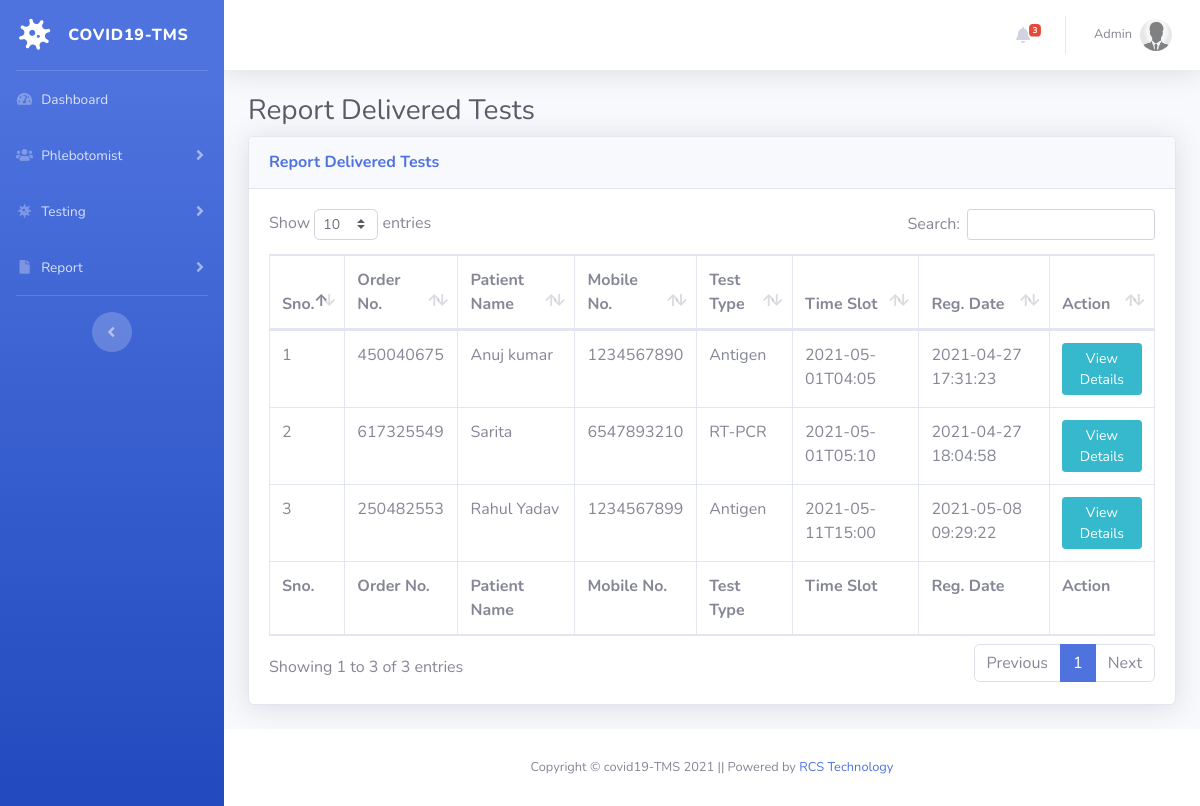
Screenshot of /reportdelivered-test.php (signed in) with the database file from the repository.
### tables this page shows
CREATE TABLE `tbltestrecord` (
  `id` int(11) NOT NULL,
  `OrderNumber` bigint(14) DEFAULT NULL,
  `PatientMobileNumber` bigint(14) DEFAULT NULL,
  `TestType` varchar(100) DEFAULT NULL,
  `TestTimeSlot` varchar(120) DEFAULT NULL,
  `ReportStatus` varchar(100) DEFAULT NULL,
  `FinalReport` varchar(150) DEFAULT NULL,
  `ReportUploadTime` varchar(200) DEFAULT NULL,
  `RegistrationDate` timestamp NULL DEFAULT current_timestamp(),
  `AssignedtoEmpId` varchar(150) DEFAULT NULL,
  `AssigntoName` varchar(180) DEFAULT NULL,
  `AssignedTime` varchar(100) DEFAULT NULL
);

CREATE TABLE `tblpatients` (
  `id` int(11) NOT NULL,
  `FullName` varchar(120) DEFAULT NULL,
  `MobileNumber` bigint(12) DEFAULT NULL,
  `DateOfBirth` date DEFAULT NULL,
  `GovtIssuedId` varchar(150) DEFAULT NULL,
  `GovtIssuedIdNo` varchar(150) DEFAULT NULL,
  `FullAddress` varchar(255) DEFAULT NULL,
  `State` varchar(200) DEFAULT NULL,
  `RegistrationDate` timestamp NOT NULL DEFAULT current_timestamp()
);

### reportdelivered-test.php (the view, shortened to what this page needs)
<?php session_start();
include_once('includes/config.php');
if (strlen($_SESSION['aid']==0)) {
  header('location:logout.php');
  } else{
?>
<!DOCTYPE html>
<html lang="en">
<head>
    <link href="vendor/fontawesome-free/css/all.min.css" rel="stylesheet" type="text/css">
    <link href="css/sb-admin-2.min.css" rel="stylesheet">
    <link href="vendor/datatables/dataTables.bootstrap4.min.css" rel="stylesheet">
</head>
<body id="page-top">
    <div id="wrapper">
  <?php include_once('includes/sidebar.php');?>
        <div id="content-wrapper" class="d-flex flex-column">
            <div id="content">
<?php include_once('includes/topbar.php');?>
                <div class="container-fluid">
                    <h1 class="h3 mb-2 text-gray-800">Report Delivered Tests</h1>
                    <div class="card shadow mb-4">
                        <div class="card-header py-3">
                            <h6 class="m-0 font-weight-bold text-primary">Report Delivered Tests</h6>
                        </div>
                        <div class="card-body">
                            <div class="table-responsive">
                                <form name="assignto" method="post">
                    <table class="table table-bordered" id="dataTable" width="100%" cellspacing="0">
                                    <thead>
                                        <tr>
                                            <th>Sno.</th>
                                            <th>Order No.</th>
                                            <th>Patient Name</th>
                                            <th>Mobile No.</th>
                                            <th>Test Type</th>
                                            <th>Time Slot</th>
                                            <th>Reg. Date</th>
                                            <th>Action</th>
                                        </tr>
                                    </thead>
                                      <tfoot>
                                            <tr>
                                            <th>Sno.</th>
                                            <th>Order No.</th>
                                            <th>Patient Name</th>
                                            <th>Mobile No.</th>
                                            <th>Test Type</th>
                                            <th>Time Slot</th>
                                            <th>Reg. Date</th>
                                            <th>Action</th>
                                        </tr>
                                    </tfoot>
                                    <tbody>
<?php $query=mysqli_query($con,"select tbltestrecord.OrderNumber,tblpatients.FullName,tblpatients.MobileNumber,tbltestrecord.TestType,tbltestrecord.TestTimeSlot,tbltestrecord.RegistrationDate,tbltestrecord.id as testid from tbltestrecord
join tblpatients on tblpatients.MobileNumber=tbltestrecord.PatientMobileNumber
where ReportStatus='Delivered'
    ");
$cnt=1;
while($row=mysqli_fetch_array($query)){
?>
                                        <tr>
                                            <td><?php echo $cnt;?></td>
                                            <td><?php echo $row['OrderNumber'];?></td>
                                            <td><?php echo $row['FullName'];?></td>
                                            <td><?php echo $row['MobileNumber'];?></td>
                                            <td><?php echo $row['TestType'];?></td>
                                            <td><?php echo $row['TestTimeSlot'];?></td>
                                             <td><?php echo $row['RegistrationDate'];?></td>
                                            <td>
                                <a href="test-details.php?tid=<?php echo $row['testid'];?>&&oid=<?php echo $row['OrderNumber'];?>" class="btn btn-info btn-sm">View Details</a>
                            </td>
                                        </tr>
<?php $cnt++;} ?>
                                    </tbody>
                                </table>
                                     </form>
                            </div>
                        </div>
                    </div>
                </div>
            </div>
    <?php include_once('includes/footer.php');?>
        </div>
    </div>
</body>
</html>
<?php } ?>

### includes/topbar.php (shortened to what this page needs)
      <nav class="navbar navbar-expand navbar-light bg-white topbar mb-4 static-top shadow">
            <?php if($_SESSION['aid']):?>
                    <ul class="navbar-nav ml-auto">
<?php $query=mysqli_query($con,"select * from tbltestrecord where ReportStatus is null");
$count=mysqli_num_rows($query);
?>
                        <li class="nav-item dropdown no-arrow mx-1">
                            <a class="nav-link dropdown-toggle" href="#" id="alertsDropdown" role="button"
                                data-toggle="dropdown" aria-haspopup="true" aria-expanded="false">
                                <i class="fas fa-bell fa-fw"></i>
                                <span class="badge badge-danger badge-counter"><?php echo $count;?></span>
                            </a>
                        </li>
                        <li class="nav-item dropdown no-arrow">
                            <a class="nav-link dropdown-toggle" href="#" id="userDropdown" role="button"
                                data-toggle="dropdown" aria-haspopup="true" aria-expanded="false">
                <?php
$adid=$_SESSION['aid'];
$ret1=mysqli_query($con,"select AdminName from tbladmin where ID='$adid'");
while($row1=mysqli_fetch_array($ret1)){
?>
                                <span class="mr-2 d-none d-lg-inline text-gray-600 small"><?php  echo $row1['AdminName'];?></span>
                           <?php } ?>
                                <img class="img-profile rounded-circle"
                                    src="img/aa.jpg">
                            </a>
                        </li>
                    </ul>
                <?php endif;?>
                </nav>

### rows the page displays
tbltestrecord: OrderNumber "450040675", tblpatients.FullName "Anuj kumar", tblpatients.MobileNumber "1234567890", TestType "Antigen", TestTimeSlot "2021-05-01T04:05", RegistrationDate "2021-04-27 17:31:23"
tbltestrecord: OrderNumber "617325549", tblpatients.FullName "Sarita", tblpatients.MobileNumber "6547893210", TestType "RT-PCR", TestTimeSlot "2021-05-01T05:10", RegistrationDate "2021-04-27 18:04:58"
tbltestrecord: OrderNumber "250482553", tblpatients.FullName "Rahul Yadav", tblpatients.MobileNumber "1234567899", TestType "Antigen", TestTimeSlot "2021-05-11T15:00", RegistrationDate "2021-05-08 09:29:22"

### other values shown
$count "3"
$row1['AdminName'] "Admin"
